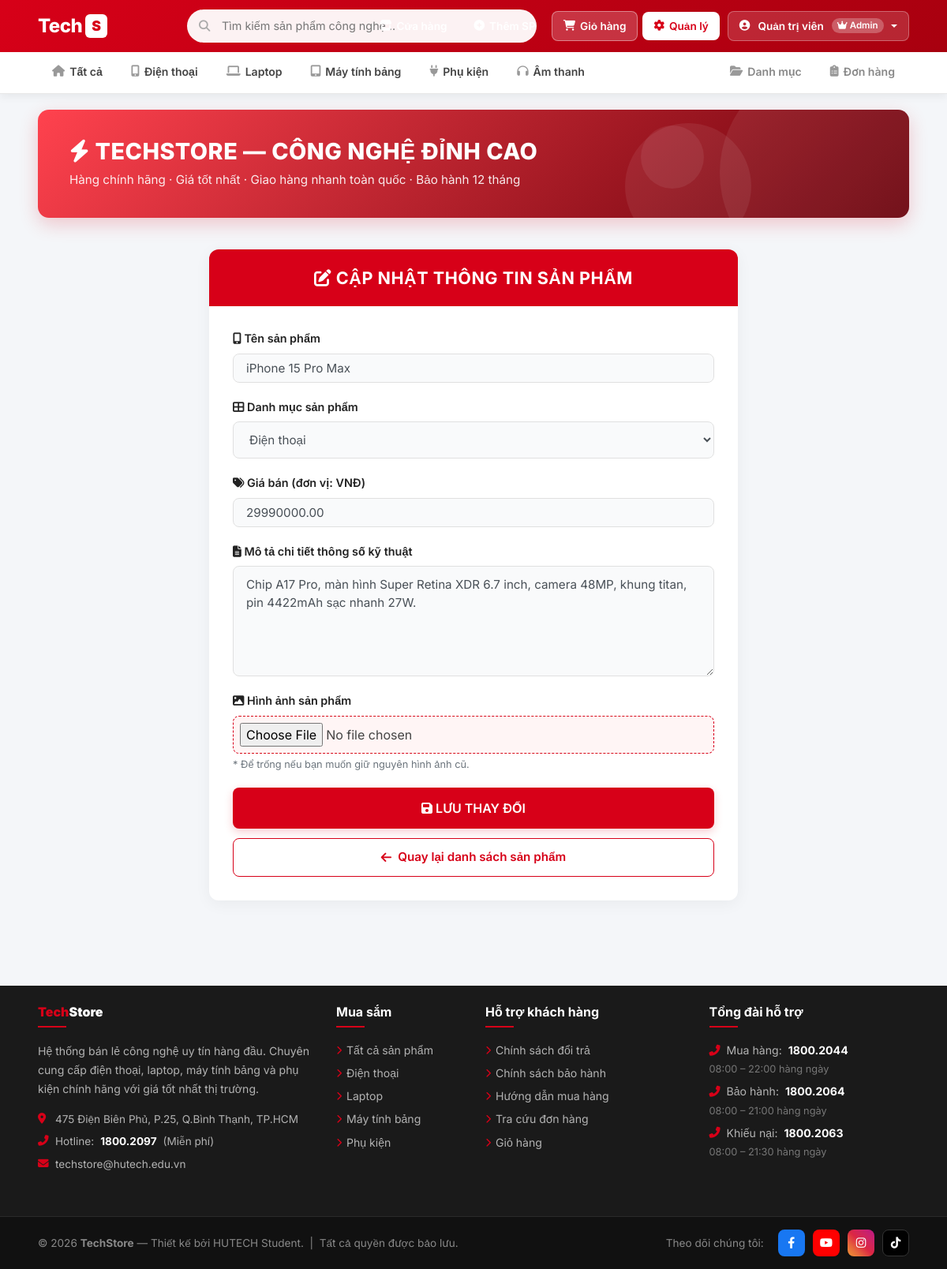
Screenshot of /Product/edit/1 (signed in) with the database file from the repository.
### tables this page shows
CREATE TABLE product (
    id          INT            AUTO_INCREMENT PRIMARY KEY,
    name        VARCHAR(100)   NOT NULL,
    description TEXT           DEFAULT NULL,
    price       DECIMAL(15,2)  NOT NULL DEFAULT 0.00,
    image       VARCHAR(255)   DEFAULT NULL,
    category_id INT            DEFAULT NULL,
    FOREIGN KEY (category_id) REFERENCES category(id) ON DELETE SET NULL
);

CREATE TABLE category (
    id          INT            AUTO_INCREMENT PRIMARY KEY,
    name        VARCHAR(100)   NOT NULL,
    description TEXT           DEFAULT NULL
);

### index.php (called while the page is built, shortened)
<?php
require_once 'app/models/ProductModel.php';
require_once 'app/models/CategoryModel.php';
$url = $_GET['url'] ?? '';
$url = rtrim($url, '/');
$url = filter_var($url, FILTER_SANITIZE_URL);
$url = explode('/', $url);
$action         = isset($url[1]) && $url[1] != '' ? $url[1] : 'index';
$controller = new $controllerName();
call_user_func_array([$controller, $action], array_slice($url, 2));

### app/config/database.php (called while the page is built, shortened)
<?php
class Database
{
    private $host     = "localhost";
    private $db_name  = "webbanhang";
    private $username = "root";
    private $password = "";
    public function getConnection()
    {
        $this->conn = null;
        try {
            $this->conn = new PDO(
                "mysql:host=" . $this->host . ";dbname=" . $this->db_name . ";charset=utf8mb4",
                $this->username,
                $this->password
            );
            $this->conn->setAttribute(PDO::ATTR_ERRMODE, PDO::ERRMODE_EXCEPTION);
            $this->conn->setAttribute(PDO::ATTR_DEFAULT_FETCH_MODE, PDO::FETCH_OBJ);
            $this->conn->exec("SET NAMES utf8mb4");
        } catch (PDOException $exception) {
            die("Lỗi kết nối database: " . $exception->getMessage());
        }
        return $this->conn;
    }
}
?>

### app/models/ProductModel.php (called while the page is built, shortened)
<?php
class ProductModel
{
    private $conn;
    private $table_name = "product";
    public function __construct($db)
    {
        $this->conn = $db;
    }
    public function getProductById($id)
    {
        $query = "SELECT * FROM " . $this->table_name . " WHERE id = :id";
        $stmt = $this->conn->prepare($query);
        $stmt->bindParam(':id', $id);
        $stmt->execute();
        return $stmt->fetch(PDO::FETCH_OBJ);
    }
}
?>

### app/models/CategoryModel.php (called while the page is built, shortened)
<?php
class CategoryModel
{
    private $conn;
    private $table_name = "category";
    public function __construct($db)
    {
        $this->conn = $db;
    }
    public function getCategories()
    {
        $query = "SELECT c.id, c.name, c.description,
                         COUNT(p.id) AS product_count
                  FROM " . $this->table_name . " c
                  LEFT JOIN product p ON p.category_id = c.id
                  GROUP BY c.id, c.name, c.description
                  ORDER BY c.id ASC";
        $stmt = $this->conn->prepare($query);
        $stmt->execute();
        return $stmt->fetchAll(PDO::FETCH_OBJ);
    }
}
?>

### app/views/product/edit.php (the view, shortened to what this page needs)
<?php
include 'app/views/shares/header.php';
?>
<div class="cps-container">
    <div class="cps-card">
        <div class="cps-card-header">
            <i class="fas fa-edit"></i> Cập Nhật Thông Tin Sản Phẩm
        </div>
        <div class="cps-card-body">
            <form method="POST" action="/webbanhang/Product/update" enctype="multipart/form-data" onsubmit="return validateForm();">
                <div class="form-group">
                    <label for="name"><i class="fas fa-mobile-alt"></i> Tên sản phẩm</label>
                    <input type="text" id="name" name="name" class="form-control"
                           value="<?php echo htmlspecialchars($product->name, ENT_QUOTES, 'UTF-8'); ?>" required>
                </div>
                <div class="form-group">
                    <label for="category_id"><i class="fas fa-th-large"></i> Danh mục sản phẩm</label>
                    <select id="category_id" name="category_id" class="form-control" required>
                        <?php foreach ($categories as $category): ?>
                            <option value="<?php echo $category->id; ?>" <?php echo $category->id == $product->category_id ? 'selected' : ''; ?>>
                                <?php echo htmlspecialchars($category->name, ENT_QUOTES, 'UTF-8'); ?>
                            </option>
                        <?php endforeach; ?>
                    </select>
                </div>
                <div class="form-group">
                    <label for="price"><i class="fas fa-tags"></i> Giá bán (đơn vị: VNĐ)</label>
                    <input type="number" id="price" name="price" class="form-control" step="0.01" min="0"
                           value="<?php echo htmlspecialchars($product->price, ENT_QUOTES, 'UTF-8'); ?>" required>
                </div>
                <div class="form-group">
                    <label for="description"><i class="fas fa-file-alt"></i> Mô tả chi tiết thông số kỹ thuật</label>
                    <textarea id="description" name="description" class="form-control" rows="5" required><?php echo htmlspecialchars($product->description, ENT_QUOTES, 'UTF-8'); ?></textarea>
                </div>
                <div class="form-group">
                    <label for="image"><i class="fas fa-image"></i> Hình ảnh sản phẩm</label>
                    <input type="file" id="image" name="image" class="form-control-file p-2" style="border: 1px dashed #d70018; border-radius: 8px; background: #fff5f5; width: 100%;">
                    <small class="text-muted d-block mt-1">* Để trống nếu bạn muốn giữ nguyên hình ảnh cũ.</small>
                </div>
                <button type="submit" class="btn-cps-update">
                    <i class="fas fa-save"></i> LƯU THAY ĐỔI
                </button>
            </form>
            <a href="/webbanhang/Product" class="btn-cps-back">
                <i class="fas fa-arrow-left"></i> Quay lại danh sách sản phẩm
            </a>
        </div>
    </div>
</div>
<?php include 'app/views/shares/footer.php'; ?>

### app/views/shares/header.php (style rules this page uses)
* { box-sizing: border-box; }
body { font-family: 'Inter', sans-serif; background-color: #f4f6f9; color: #444; margin: 0; }

### app/views/product/edit.php (style rules this page uses)
body { font-family: 'Inter', sans-serif; background-color: #f4f6f9; color: #444; }
.cps-container { max-width: 700px; margin: 40px auto; padding: 0 15px; }
.cps-card { background: #ffffff; border-radius: 12px; border: none; box-shadow: 0 4px 20px rgba(0, 0, 0, 0.05); overflow: hidden; }
.cps-card-header { background: #d70018; color: #fff; padding: 20px; text-align: center; font-weight: 700; font-size: 1.35rem; letter-spacing: 0.5px; text-transform: uppercase; }
.cps-card-body { padding: 30px; }
.form-group { margin-bottom: 20px; }
.form-group label { font-weight: 600; font-size: 0.9rem; color: #222; margin-bottom: 8px; display: block; }
.form-control { border-radius: 8px; border: 1px solid #e0e0e0; padding: 12px 16px; font-size: 0.95rem; transition: all 0.2s ease; background-color: #f9fafb; }
select.form-control { height: auto; }
.btn-cps-update { background-color: #d70018; color: white; border: none; border-radius: 8px; padding: 14px; font-weight: 600; font-size: 1rem; width: 100%; transition: background-color 0.2s ease; cursor: pointer; box-shadow: 0 4px 12px rgba(215, 0, 24, 0.2); }
.btn-cps-back { display: flex; align-items: center; justify-content: center; background-color: #fff; color: #d70018; border: 1px solid #d70018; border-radius: 8px; padding: 12px; font-weight: 600; font-size: 0.95rem; width: 100%; margin-top: 12px; transition: all 0.2s ease; text-decoration: none !important; }
.btn-cps-back i { margin-right: 8px; }

### rows the page displays
product: name "iPhone 15 Pro Max", category_id "Điện thoại", price "29990000.00", description "Chip A17 Pro, màn hình Super Retina XDR 6.7 inch, camera 48MP, khung titan, pin 4422mAh sạc nhanh 27W."

### other values shown
$currentFullname "Quản trị viên"
